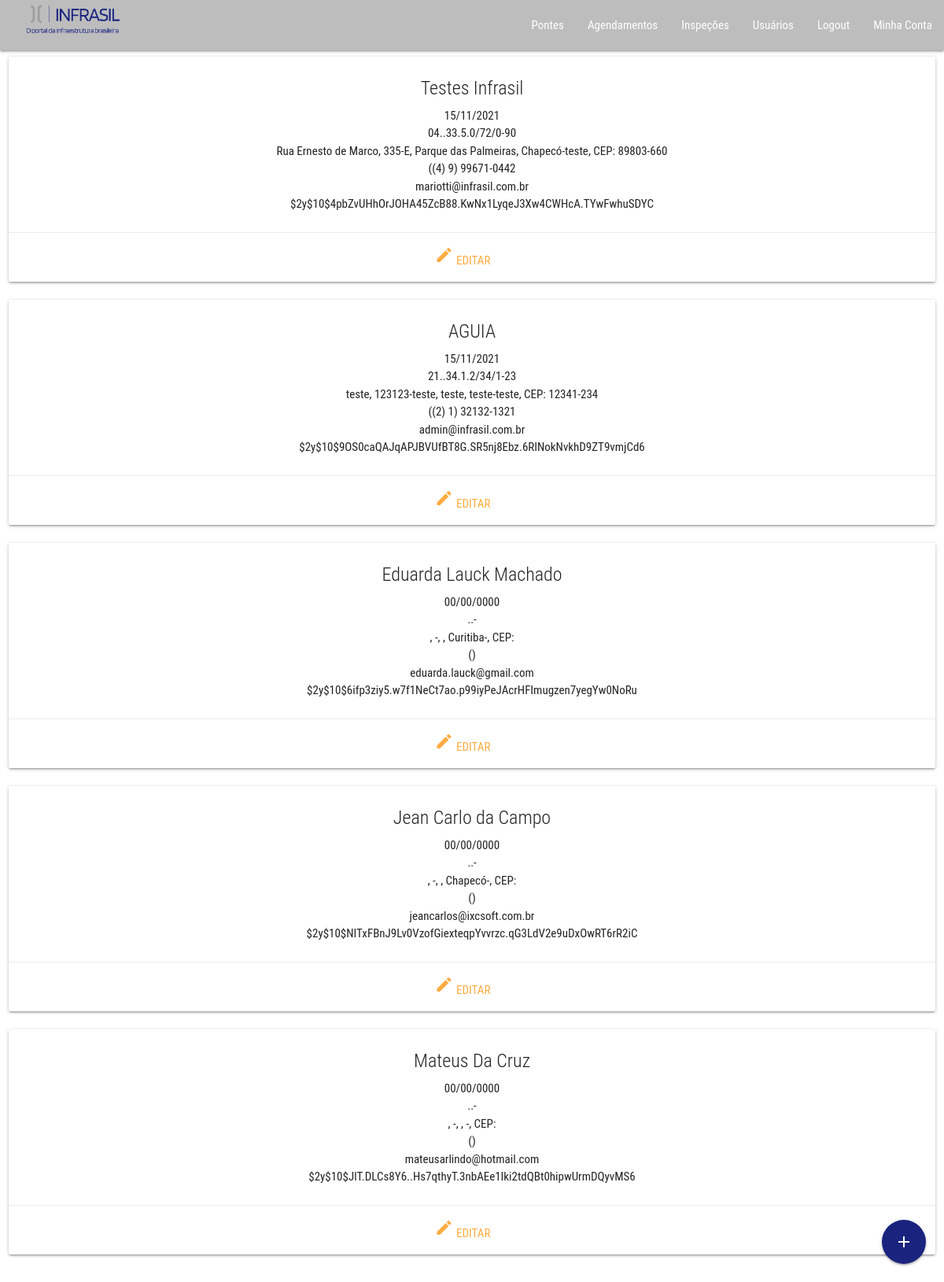
Page /clientes.php (signed in) on the committed database.
### tables this page shows
CREATE TABLE `clientes` (
  `id` int(11) NOT NULL,
  `nome` varchar(200) NOT NULL,
  `data_nascimento` date NOT NULL,
  `cpf_cnpj` varchar(14) NOT NULL,
  `endereco` varchar(200) NOT NULL,
  `telefone` varchar(20) NOT NULL,
  `email` varchar(200) NOT NULL,
  `datetime_cadastro` datetime NOT NULL DEFAULT CURRENT_TIMESTAMP,
  `datetime_atualizacao` datetime NOT NULL DEFAULT CURRENT_TIMESTAMP,
  `chave` varchar(60) DEFAULT NULL,
  `cep` varchar(10) NOT NULL,
  `bairro` varchar(50) NOT NULL,
  `numero` varchar(50) NOT NULL,
  `complemento` varchar(50) NOT NULL,
  `estado` varchar(50) NOT NULL,
  `cidade` varchar(50) NOT NULL,
  `referencia` varchar(100) NOT NULL
);

### SessionService.php (called while the page is built, shortened)
<?php
	class SessionService{
		public static function getUserType(){
			return isset($_SESSION['userType']) ? $_SESSION['userType'] : '';
		}
	}
?>

### conexao.php (called while the page is built, shortened)
<?php
	class Conexao{
		public function conectar(){
			try{
				if($_SERVER['MIBDIRS'] == 'C:/xampp/php/extras/mibs'){
					$conexao = new mysqli($this::serverNameTest, $this::userNameTest, $this::senhaTest, $this::dbNameTest);
				}else{
					$conexao = new mysqli($this::serverName, $this::userName, $this::senha, $this::dbName);
				}
				$conexao->autocommit(true);
				return $conexao;
			} catch(Exception $e){
				return false;
			}
		}
		public function executarQuery($query){
			$conexao = $this->conectar();
			$retorno = $conexao->query($query);
			if(is_object($retorno) OR is_array($retorno))
				$retorno = $retorno->fetch_all(MYSQLI_ASSOC);
			elseif(is_bool($retorno) AND !$retorno){
				$conexao->query("ROLLBACK");
				return $conexao->error;
			}elseif(is_bool($retorno)){
				$retorno = $conexao->insert_id;
			}
			return $retorno;
		}
	}
?>

### ClientesService.php (called while the page is built, shortened)
<?php
	require_once('conexao.php');
	require_once('utils.php');
	class ClientesService{
		public function getDadosClientesFormatados(){
			$conexao = new Conexao();
			$clientes = $conexao->executarQuery("SELECT * FROM clientes");
			return $this->formatarDadosClientes($clientes);
		}
		private function formatarDadosClientes($clientes){
			foreach($clientes as $idCliente => $cliente){
				$clientes[$idCliente]['data_nascimento'] = Utils::formataData($cliente['data_nascimento']);
				$clientes[$idCliente]['telefone'] = Utils::formataTelefone($cliente['telefone']);
				$clientes[$idCliente]['cpf_cnpj'] = Utils::formataCpfCnpj($cliente['cpf_cnpj']);
				$clientes[$idCliente]['endereco'] = Utils::formataEnderecoCliente($cliente);
			}
			return $clientes;
		}
	}
?>

### clientes.php (the view, shortened to what this page needs)
<?php
	require_once('conexao.php');
	require_once('utils.php');
	require_once('ClientesService.php');
	require_once('SessionService.php');
	$clienteService = new ClientesService();
	echo '<!DOCTYPE html>';
	Utils::tagHead();
	echo '<body>';
	Utils::navBar();
	$clientes = $clienteService->getDadosClientesFormatados();
	Utils::row();
	if(is_array($clientes) && count($clientes) > 0){
		foreach($clientes as $cliente){
			echo "
				<div class='col s12'>
					<div class='card center'>
						<div>
							<div class='card-content'>
								<span class='card-title'>{$cliente['nome']}</span>
								<p>{$cliente['data_nascimento']}</p>
								<p>{$cliente['cpf_cnpj']}</p>
								<p>{$cliente['endereco']}</p>
								<p>{$cliente['telefone']}</p>
								<p>{$cliente['email']}</p>
								<p>{$cliente['chave']}</p>
							</div>
							<div class='card-action center'>
								<a href='clienteEdit.php?id={$cliente['id']}'><i class='material-icons'>edit</i> Editar</a>
							</div>
						</div>
					</div>
				</div>
			";
		}
	}else{
		echo "<h6 class='centralizar'>Nenhum cliente cadastrado";
	}
?>
	<div class="fixed-action-btn">
		<a data-target="modalCadastro" class="indigo darken-4 btn-large modal-trigger btn-floating waves-effect waves-light">
			<i class="large material-icons">add</i>
		</a>
	</div>
<?php
	echo '</body>';
	echo '</html>';
?>

### utils.php (shortened to what this page needs)
<?php
require_once('SessionService.php');
class Utils{
	public static function navBar(){
		$userType = SessionService::getUserType();
		if($userType == 'aguia'){
			self::renderNavBarAguia();
		}elseif($userType == 'admin'){
			self::renderNavBarAdmin();
		}elseif($userType == 'normal'){
			self::renderNavBar();
		}else{
			self::renderNavBarSemLogin();
		}
	}
	public static function renderNavBarAdmin(){
		echo "
			<nav>
				<div class='nav-wrapper grey lighten-1'>
				<a href='dash.php' class='brand-logo imagem-logo' tabIndex='-1'>
					<img class='responsive-img' tabIndex='-1' id='logo' src='assets/Logo/logo_novo_corte.png'/>
				</a>
					<a href='#' data-target='mobile-demo' class='sidenav-trigger'><i class='material-icons'>menu</i></a>
					<ul id='itens_menu' class='right hide-on-med-and-down'>
						<li><a href='pontes.php'>Pontes</a></li>
						<li><a href='agendamentos.php'>Agendamentos</a></li>
						<li><a href='inspecoes.php'>Inspeções</a></li>
						<li><a href='usuarios.php'>Usuários</a></li>
						<li><a href='logout.php'>Logout</a></li>
						<li><a href='minhaConta.php'>Minha Conta</a></li>
					</ul>
					<ul id='dropdownEstruturas' class='dropdown-content'>
						<li><a href='pontes.php'>Pontes</a></li>
						<li><a href='agendamentos.php'>Agendamentos</a></li>
						<li><a href='inspecoes.php'>Inspeções</a></li>
					</ul>
				</div>
			</nav>
			<ul class='sidenav' id='mobile-demo'>
				<li><a href='pontes.php'>Pontes</a></li>
				<li><a href='agendamentos.php'>Agendamentos</a></li>
				<li><a href='inspecoes.php'>Inspeções</a></li>
				<li><a href='usuarios.php'>Usuários</a></li>
				<li><a href='logout.php'>Logout</a></li>
				<li><a href='minhaConta.php'>Minha Conta</a></li>
			</ul>
		";
	}
	public static function tagHead($titulo = 'Infrasil - O portal da infraestrutura brasileira'){
		echo "
			<head>
				<link href='https://fonts.googleapis.com/icon?family=Material+Icons' rel='stylesheet'>
				<link type='text/css' rel='stylesheet' href='assets/materialize/css/materialize.min.css'  media='screen,projection'/>
				<link rel='stylesheet' href='assets/css/main.css'>
				<meta name='viewport' content='width=device-width, initial-scale=1.0'/>
				<link rel='icon' href='assets/Logo/logo_novo_clean.png' type='image/x-icon'>
				<title>".$titulo."</title>
			</head>
		";
	}
	public static function formataData($data){
		return implode('/', array_reverse(explode('-', $data)));
	}
	public static function formataTelefone($telefone){
		$retorno = substr_replace($telefone, '(', 0, 0);
		return substr_replace($retorno, ') ', 3, 0);
	}
	public static function formataEnderecoCliente($cliente){
		return sprintf('%s, %s-%s, %s, %s-%s, CEP: %s', $cliente['endereco'], $cliente['numero'], $cliente['complemento'], $cliente['bairro'], $cliente['cidade'], $cliente['estado'], $cliente['cep']);
	}
	public static function formataCpfCnpj($cpfCnpj){
		if(strlen($cpfCnpj) == 14){
			$retorno = substr_replace($cpfCnpj, '.', 2, 0);
			$retorno = substr_replace($retorno, '.', 6, 0);
			$retorno = substr_replace($retorno, '/', 10, 0);
			$retorno = substr_replace($retorno, '-', 15, 0);
		}else{
			$retorno = substr_replace($cpfCnpj, '.', 3, 0);
			$retorno = substr_replace($retorno, '.', 7, 0);
			$retorno = substr_replace($retorno, '-', 11, 0);
		}
		return $retorno;
	}
	public static function row(){
		echo "<div class='row'>";
	}
}
?>

### assets/css/main.css (style rules this page uses)
body { display: flex; min-height: 100vh; flex-direction: column; }
.imagem-logo { width: 10% !important; height: auto; margin-left: 1em; }
.cropped, .card { object-fit: contain; }

### rows in the picture
clientes: nome "Testes Infrasil", data_nascimento "15/11/2021", cpf_cnpj "04..33.5.0/72/0-90", endereco "Rua Ernesto de Marco, 335-E, Parque das Palmeiras, Chapecó-teste, CEP: 89803-660", telefone "((4) 9) 99671-0442", email "mariotti@infrasil.com.br", chave "$2y$10$4pbZvUHhOrJOHA45ZcB88.KwNx1LyqeJ3Xw4CWHcA.TYwFwhuSDYC"
clientes: nome "AGUIA", data_nascimento "15/11/2021", cpf_cnpj "21..34.1.2/34/1-23", endereco "teste, 123123-teste, teste, teste-teste, CEP: 12341-234", telefone "((2) 1) 32132-1321", email "admin@infrasil.com.br", chave "$2y$10$9OS0caQAJqAPJBVUfBT8G.SR5nj8Ebz.6RINokNvkhD9ZT9vmjCd6"
clientes: nome "Eduarda Lauck Machado", data_nascimento "00/00/0000", cpf_cnpj "..-", endereco ", -, , Curitiba-, CEP:", telefone "()", email "eduarda.lauck@gmail.com", chave "$2y$10$6ifp3ziy5.w7f1NeCt7ao.p99iyPeJAcrHFImugzen7yegYw0NoRu"
clientes: nome "Jean Carlo da Campo", data_nascimento "00/00/0000", cpf_cnpj "..-", endereco ", -, , Chapecó-, CEP:", telefone "()", email "jeancarlos@ixcsoft.com.br", chave "$2y$10$NITxFBnJ9Lv0VzofGiexteqpYvvrzc.qG3LdV2e9uDxOwRT6rR2iC"
clientes: nome "Mateus Da Cruz", data_nascimento "00/00/0000", cpf_cnpj "..-", endereco ", -, , -, CEP:", telefone "()", email "mateusarlindo@hotmail.com", chave "$2y$10$JlT.DLCs8Y6..Hs7qthyT.3nbAEe1Iki2tdQBt0hipwUrmDQyvMS6"
